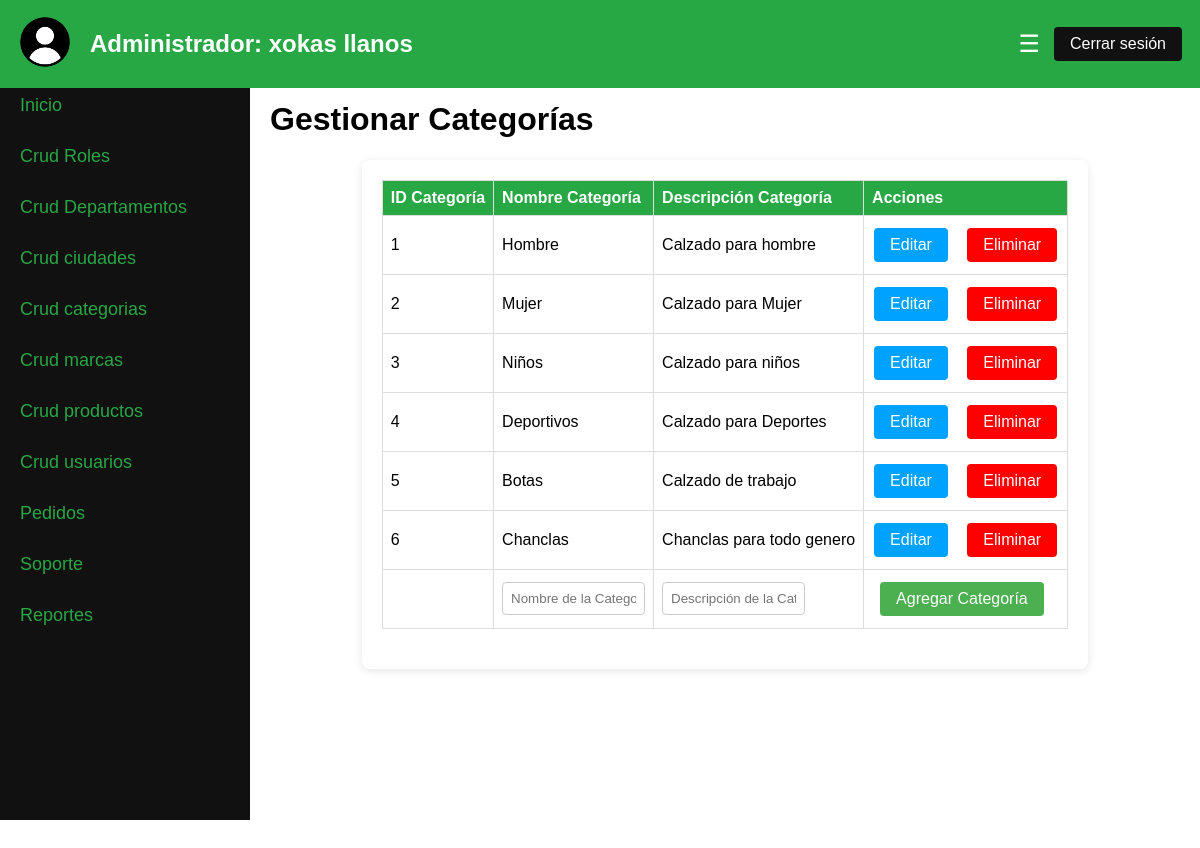
Screenshot of /Proyecto_SFT_MNS/cruds/categorias.php (signed in) with the database file from the repository.
### Proyecto_SFT_MNS/cruds/categorias.php (the view, shortened to what this page needs)
<?php
require '../config/database.php';
$registrosPorPagina = 6;
if (isset($_GET["pagina"])) {
    if ($_GET["pagina"] == 1) {
        header("Location: categorias.php");
    } else {
        $pagina = $_GET["pagina"];
    }
} else {
    $pagina = 1;
}
$inicio = ($pagina - 1) * $registrosPorPagina;
$sqlCategorias = "SELECT * FROM categorías LIMIT $inicio, $registrosPorPagina";
$resultadoCategorias = $base->query($sqlCategorias)->fetchAll(PDO::FETCH_OBJ);
$CategoriaEditar = null;
        ?>
<!DOCTYPE html>
<html lang="es">
<head>
    <link rel="stylesheet" href="../css/admin_dashboard.css">
</head>
<body>
    <header>
        <div class="admin-header">
            <div class="admin-logo">
                <img src="../imagenes/usuario.png" alt="User Logo" width="50" height="50">
            </div>
            <div class="admin-name">
                <h2>Administrador: <?php echo htmlspecialchars($_SESSION['admin_nombre']) . ' ' . htmlspecialchars($_SESSION['admin_apellido']); ?></h2>
            </div>
            <button class="menu-button" onclick="toggleSidebar()">☰</button>
            <form id="logout-form" method="POST" action="../views/cerrar_sesion.php">
                <button type="button" id="logout-button" class="buttonC">Cerrar sesión</button>
            </form>
        </div>
    </header>
    <div class="admin-container">
        <div class="sidebar" id="sidebar">
            <a href="../views/admin_dashboard.php">Inicio</a>
            <a href="../cruds/roles.php" onclick="showSection('roles')">Crud Roles</a>
            <a href="../cruds/departamentos.php" onclick="showSection('departamentos')">Crud Departamentos</a>
            <a href="../cruds/ciudades.php" onclick="showSection('ciudades')">Crud ciudades</a>
            <a href="../cruds/categorias.php" onclick="showSection('categorias')">Crud categorias</a>
            <a href="../cruds/marcas.php" onclick="showSection('marcas')">Crud marcas</a>
            <a href="../cruds/productos/productos.php" onclick="showSection('productos')">Crud productos</a>
            <a href="../cruds/usuarios/usuarios.php" onclick="showSection('usuarios')">Crud usuarios</a>
            <a href="../cruds/pedidos/pedidos.php" onclick="showSection('usuarios')">Pedidos</a>
            <a href="../cruds/soporte/soporte.php" onclick="showSection('usuarios')">Soporte</a>
            <a href="../views/reportes.php" onclick="showSection('reportes')">Reportes</a>
        </div>
        <main id="main-content">
            <div id="categorias" class="section active">
                <h1><span class="color">Gestionar Categorías</span></h1>
                <div class="crud-container">
                    <form action="<?php echo htmlspecialchars($_SERVER['PHP_SELF']); ?>" method="post" autocomplete="off">
                        <table align="center" border="" bordercolor="orange" class="crud-table">
                            <tr>
                                <th>ID Categoría</th>
                                <th>Nombre Categoría</th>
                                <th>Descripción Categoría</th>
                                <th>Acciones</th>
                            </tr>
                        <tbody id="crud-table-body">
                            <?php foreach ($resultadoCategorias as $categoria) : ?>
                                <tr>
                                    <td><?php echo htmlspecialchars($categoria->id_categoria); ?></td>
                                    <td><?php echo htmlspecialchars($categoria->nombre_categoria); ?></td>
                                    <td><?php echo htmlspecialchars($categoria->descripcion_categoria); ?></td>
                                    <td>
                                        <a href="?editar=<?php echo htmlspecialchars($categoria->id_categoria); ?>" class="buttonA" style="margin-right: 10px;">Editar</a>
                                        <a href="?eliminar=<?php echo htmlspecialchars($categoria->id_categoria); ?>" class="buttonE" style="margin-left: 5px;">Eliminar</a>
                                    </td>
                                </tr>
                            <?php endforeach; ?>
                            <?php if ($CategoriaEditar) : ?>
                            <tr>
                                <form method="post" action="">
                                    <td><input type="hidden" name="id_categoria" value="<?php echo htmlspecialchars($CategoriaEditar->id_categoria); ?>"></td>
                                    <td><input type="text" name="nombre_categoria" value="<?php echo htmlspecialchars($CategoriaEditar->nombre_categoria); ?>"></td>
                                    <td><input type="text" name="descripcion_categoria" value="<?php echo htmlspecialchars($CategoriaEditar->descripcion_categoria); ?>"></td>
                                    <td>
                                        <button type="submit" name="actualiza" class="button">Actualizar</button>
                                    </td>
                                </form>
                            </tr>
                            <?php else : ?>
                            <tr>
                                <form method="post" action="">
                                    <td></td>
                                    <td><input type="text" name="nombre_categoria" placeholder="Nombre de la Categoría" class="inputAgregar"></td>
                                    <td><input type="text" name="descripcion_categoria" placeholder="Descripción de la Categoría" class="inputAgregar"></td>
                                    <td>
                                        <button type="submit" name="inserta" class="button">Agregar Categoría</button>
                                    </td>
                                </form>
                            </tr>
                            <?php endif; ?>
                        </tbody>
                        </table>
                    </form>
                </div>
            </div>
        </main>
    </div>
</body>
</html>

### Proyecto_SFT_MNS/css/admin_dashboard.css (style rules this page uses)
body { font-family: Arial, sans-serif; margin: 0; padding: 0; background-image: url('https://encrypted-tbn1.gstatic.com/images?q=tbn:ANd9GcTl8zCvfB75PyeroTWu3tACRRlS4amHP_ynZzlkOtGCr-wXX840'); display: flex; flex-direction: column; }
.admin-header { display: flex; align-items: center; justify-content: space-between; padding: 10px 20px; background-color: #28a745; color: white; position: fixed; top: 0; left: 0; width: 100%; z-index: 1000; }
.admin-logo img { border-radius: 50%; }
.admin-name { flex-grow: 1; margin-left: 20px; }
.menu-button { position: relative; left: -30px; background: none; border: none; color: white; font-size: 24px; cursor: pointer; }
.admin-container { display: flex; flex-direction: row; height: 100vh; margin-top: 60px; }
.sidebar { width: 250px; background-color: #111; overflow-x: hidden; transition: width 0.5s; position: fixed; top: 60px; left: 0; height: calc(100vh - 60px); padding-top: 20px; display: flex; flex-direction: column; }
.sidebar a { padding: 15px 20px; text-decoration: none; font-size: 18px; color: #28a745; display: block; transition: 0.3s; }
main { margin-left: 250px; padding: 20px; flex-grow: 1; transition: margin-left 0.5s; }
.crud-container { max-width: max-content; background: white; margin: auto; padding: 20px; border-radius: 8px; box-shadow: 0 2px 10px rgba(0, 0, 0, 0.1); }
.crud-table { width: 100%; border-collapse: collapse; margin-bottom: 20px; }
.crud-table th, .crud-table td { border: 1px solid #ddd; padding: 8px; text-align: left; }
.crud-table th { background-color: #28a745; color: white; }
.section { display: none; }
.section.active { display: block; }
.color { color: rgb(0, 0, 0); }
a.buttonA, input[type="submit"].buttonA { max-width: 500px; display: inline-block; padding: 8px 16px; margin: 4px 2px; border: none; border-radius: 4px; background-color: #00a2ff; color: white; text-align: center; text-decoration: none; font-size: 16px; cursor: pointer; }
.crud-container table input[type="text"] { width: 125px; padding: 8px; margin: 4px 0; border-radius: 4px; border: 1px solid #ccc; }
.button, input[type="submit"].button { display: inline-block; padding: 8px 16px; margin: 4px 8px; border: none; border-radius: 4px; background-color: #4CAF50; color: white; text-align: center; text-decoration: none; font-size: 16px; cursor: pointer; }
a.buttonE, input[type="submit"].buttonE { max-width: 500px; display: inline-block; padding: 8px 16px; margin: 4px 2px; border: none; border-radius: 4px; background-color: #ff0000; color: white; text-align: center; text-decoration: none; font-size: 16px; cursor: pointer; }
.inputAgregar { max-width: max-content;; }
.buttonC, input[type="submit"].buttonC { display: inline-block; position: relative; left: -30px; padding: 8px 16px; margin: 4px 8px; border: none; border-radius: 4px; background-color: #111; color: white; text-align: center; text-decoration: none; font-size: 16px; cursor: pointer; }

### rows the page displays
categorías: id_categoria "1", nombre_categoria "Hombre", descripcion_categoria "Calzado para hombre"
categorías: id_categoria "2", nombre_categoria "Mujer", descripcion_categoria "Calzado para Mujer"
categorías: id_categoria "3", nombre_categoria "Niños", descripcion_categoria "Calzado para niños"
categorías: id_categoria "4", nombre_categoria "Deportivos", descripcion_categoria "Calzado para Deportes"
categorías: id_categoria "5", nombre_categoria "Botas", descripcion_categoria "Calzado de trabajo"
categorías: id_categoria "6", nombre_categoria "Chanclas", descripcion_categoria "Chanclas para todo genero"

### other values shown
$_SESSION['admin_nombre'] "xokas"
$_SESSION['admin_apellido'] "llanos"
